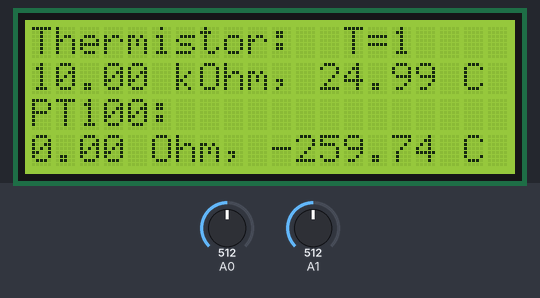
Bench run of a sketch on a simulated Arduino Zero (SAMD21). Parts: 20×4 character LCD. The test bench sets the inputs (shaded band); at power-on: A1 = 512, A0 = 512 (analog values on the 0–1023 scale). Random numbers use the default seed unless the sketch sets one.

Above: at 6.3 s.
6.4 s: A1 set to 501
At 7.6 s:
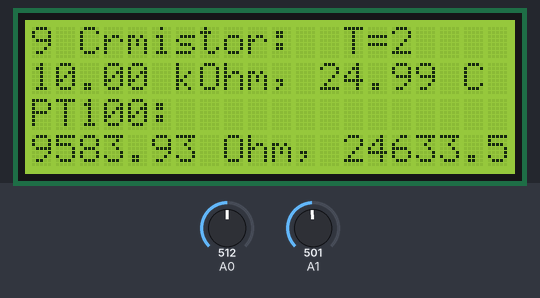
10.5 s: A0 set to 665
At 12.2 s:
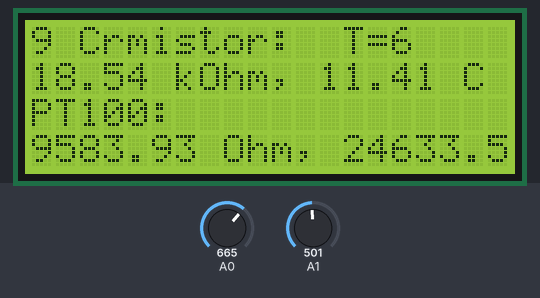
14.1 s: A0 set to 688
At 15.6 s:
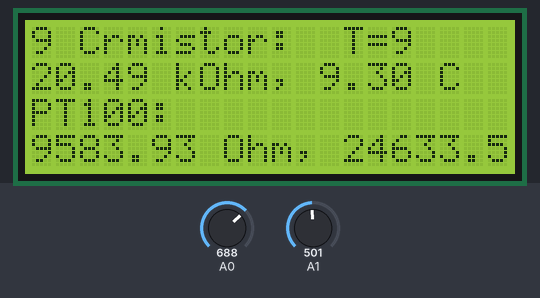
17.3 s: A1 set to 304
At 18.3 s:
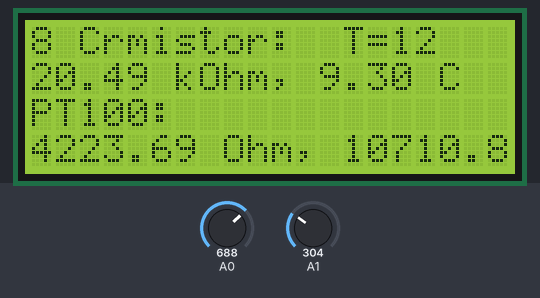
20.5 s: A1 set to 279
At 22.0 s:
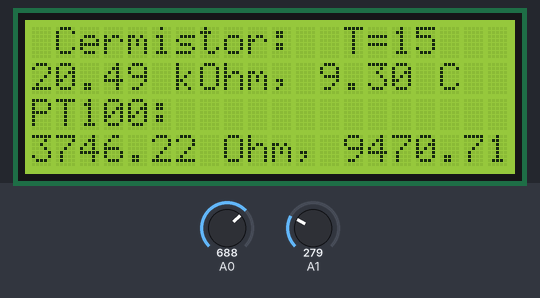
24.6 s: A0 set to 1023
At 26.2 s:
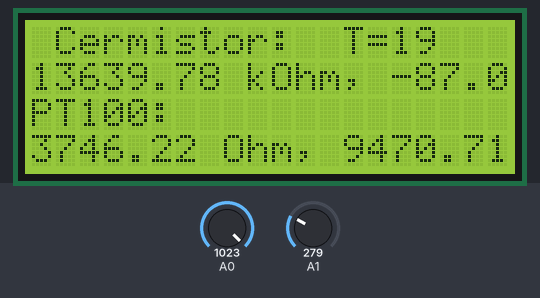
Timing chart, 0 to 27.7 s (numbered marks = the images above; inputs shaded):
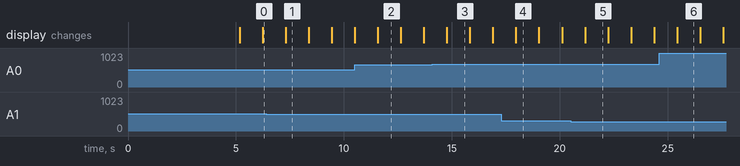

The sketch:

TSB161.ino
```cpp
// (licence header left out)
#include <Wire.h>
#include <LiquidCrystal_I2C.h>

LiquidCrystal_I2C lcd(0x27, 20, 4); // Prepare 20*4 char lcd

#define ANALOG_RESOLUTION_BITS 12
#define MAX_VOLTAGE_VALUE 4095 // 1023 for 10 bits controllers and 4095 for 12bits controllers
#define DATA_SAVE true

FILE *dataOut;
long timeData = 0;
char fileName[26];

void setup() {
  Serial.begin(9600);

  randomSeed(analogRead(2));

  // Data save init

  if(DATA_SAVE) {
    String fileNameString = "temperature-data-";
    fileNameString = fileNameString + random(10000);
    fileNameString = fileNameString + ".csv";

    fileNameString.toCharArray(fileName, 26);

    dataOut = fopen(fileName, "w+");
    fprintf(dataOut, "%s", "Time,Thermistor temperature (°C),Thermistor resistance (ohm),PT100 temperature (°C),PT100 resistance (ohm)\n");
    fclose(dataOut);
  }

  // Screen init

  lcd.begin();
  lcd.home();

  lcd.setCursor(1, 0);
  lcd.print("Temperature Sensor");
  lcd.setCursor(1, 1);
  lcd.print("Box");
  lcd.setCursor(1, 3);
  lcd.print("2016 - Lancelot H.");

  delay(5000);

  analogReadResolution(ANALOG_RESOLUTION_BITS);
}

void loop() {

  // Thermistor

  float voltage = ((float) analogRead(A0)/(float) MAX_VOLTAGE_VALUE) * 5.0;
  float ohm = voltage / ((5.0-voltage) / 10000.0);
  float temperature = 1.0/(1.110670070e-3 + 2.362335809e-4 * log(ohm) + 0.8638827148e-7 * pow(log(ohm), 3.0)) - 273.15;

  lcd.clear();
  lcd.home();
  lcd.print("Thermistor:  T=");
  lcd.print(timeData);
  lcd.setCursor(0, 1);
  lcd.print(ohm / 1000.0);
  lcd.print(" kOhm, ");
  lcd.print(temperature);
  lcd.print(" C");

  float thermistorOhm = ohm;
  float thermistorTemperature = temperature;

  // PT100

  voltage = ((float) analogRead(A1)/(float) MAX_VOLTAGE_VALUE) * 5.0;
  ohm = voltage / ((5.0-voltage) / 10000.0);
  if(ohm > 10000) { // Remove bad ohm value for remove screen overflow
    ohm = 0;
  }
  temperature = (ohm/100 - 1)/0.003850;

  lcd.setCursor(0, 2);
  lcd.print("PT100: ");
  lcd.setCursor(0, 3);
  lcd.print(ohm);
  lcd.print(" Ohm, ");
  lcd.print(temperature);
  lcd.print(" C");

  delay(1000);

  // Data saving

  if(DATA_SAVE) {
    dataOut = fopen(fileName, "r+w");

    fseek(dataOut, 0, SEEK_END);
    fprintf(dataOut, "%d,%f,%f,%f,%f\n", timeData, thermistorTemperature, thermistorOhm, temperature, ohm);
    fclose(dataOut);
  }

  timeData++;
}
```

Measured:
- the behaviour switches between 512 and 511 on A1 (found by bisection; images 0 and 1)
- the behaviour switches between 290 and 289 on A1 (found by bisection; images 4 and 5)
- what the display in image 2 shows lasts 1.0 s, from 11.6 s to 12.6 s
